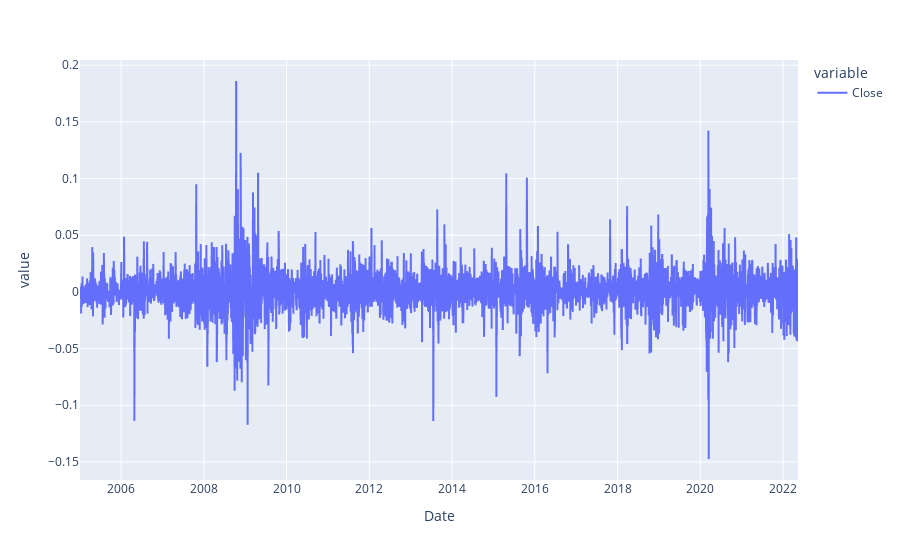

Notebook source saved alongside this figure:
### Code cell
hist.Close.plot()

### Figure 1 — Plotly figure (JSON) as saved in the notebook; plotly's stock layout.template omitted (floating-point values rounded to 4 significant figures; data arrays with more than 128 entries replaced by an {"elided": "..."} marker saying what was removed)
{"data": [{"hovertemplate": "variable=Close<br>Date=%{x}<br>value=%{y}<extra></extra>", "legendgroup": "Close", "line": {"color": "#636efa", "dash": "solid"}, "marker": {"symbol": "circle"}, "mode": "lines", "name": "Close", "showlegend": true, "type": "scattergl", "x": {"elided": "4372 str values"}, "xaxis": "x", "y": {"elided": "4372 float values"}, "yaxis": "y"}], "layout": {"legend": {"title": {"text": "variable"}, "tracegroupgap": 0}, "margin": {"t": 60}, "xaxis": {"anchor": "y", "domain": [0, 1], "title": {"text": "Date"}}, "yaxis": {"anchor": "x", "domain": [0, 1], "title": {"text": "value"}}}}
